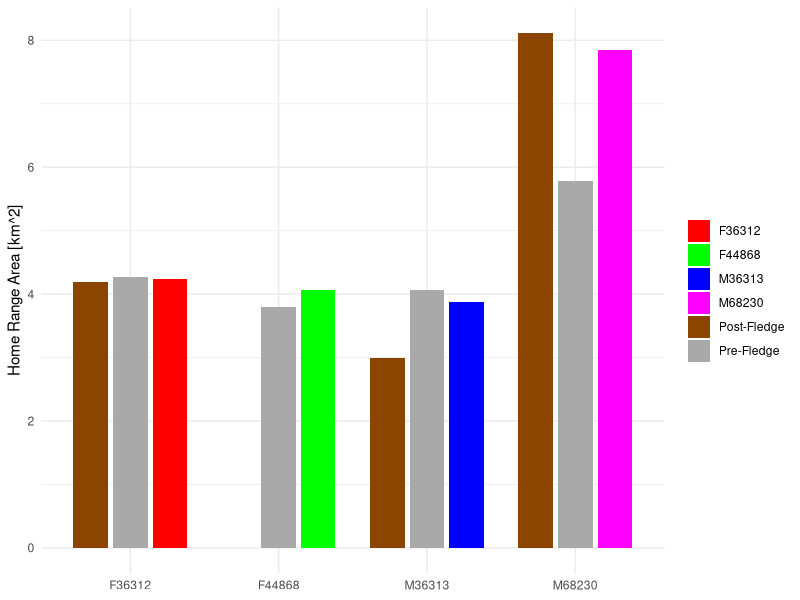

Recreate this plot in R. (Note: this script raises an error after producing the figure.)
# --- Clear all ---
rm( list = ls() ) 
graphics.off()
cat("\014")


library(dplyr)
library(tidyr)
library(ggplot2)


# --- Home range statistics ---
F36312 <- data.frame(
  season = 4.23,
  pre_fledge = 4.27,
  post_fledge = 4.19
)
M36313 <- data.frame(
  season = 3.87,
  pre_fledge = 4.06,
  post_fledge = 2.99
)
F44868 <- data.frame(
  season = 4.07,
  pre_fledge = 3.79,
  post_fledge = NA
)
M68230 <- data.frame(
  season = 7.84,
  pre_fledge = 5.78,
  post_fledge = 8.11
)

df <- bind_rows(
  F36312 %>% mutate(bird_id = "F36312"),
  M36313 %>% mutate(bird_id = "M36313"),
  F44868 %>% mutate(bird_id = "F44868"),
  M68230 %>% mutate(bird_id = "M68230")
)

# --- Define color scheme
color_key_full <- c(
  "F36312" = "red",
  "F44868" = "green",
  "M36313" = "blue",
  "M68230" = "magenta",
  "Pre-Fledge" = "darkgray",
  "Post-Fledge" = "darkorange4"
)

df_long <- df %>%
  pivot_longer(
    cols = c(season, pre_fledge, post_fledge),
    names_to = "period",
    values_to = "area"
  ) %>%
  mutate(period = recode(period,
                         season = "Seasonal",
                         pre_fledge = "Pre-Fledge",
                         post_fledge = "Post-Fledge"
  )) %>%
  mutate(fill_group = case_when(
    period == "Seasonal" ~ bird_id,
    period == "Pre-Fledge" ~ "Pre-Fledge",
    period == "Post-Fledge" ~ "Post-Fledge"
  ))

ggplot(df_long, aes(x = bird_id, y = area, fill = fill_group)) +
  geom_col(aes(group = period),
           position = position_dodge(width = 0.8),
           width = 0.7) +
  scale_fill_manual(values = color_key_full, drop = FALSE,name = NULL) +
  labs(y = "Home Range Area [km^2]", x = NULL) +
  theme_minimal() 

# Save 
setwd("/Users/parkerwilkerson/Desktop/EEB_HW/Caracara/figures/")
ggsave("bar_chart_home_range_compare.png", width = 5, height = 5,units = "in",
       dpi = 300)  
